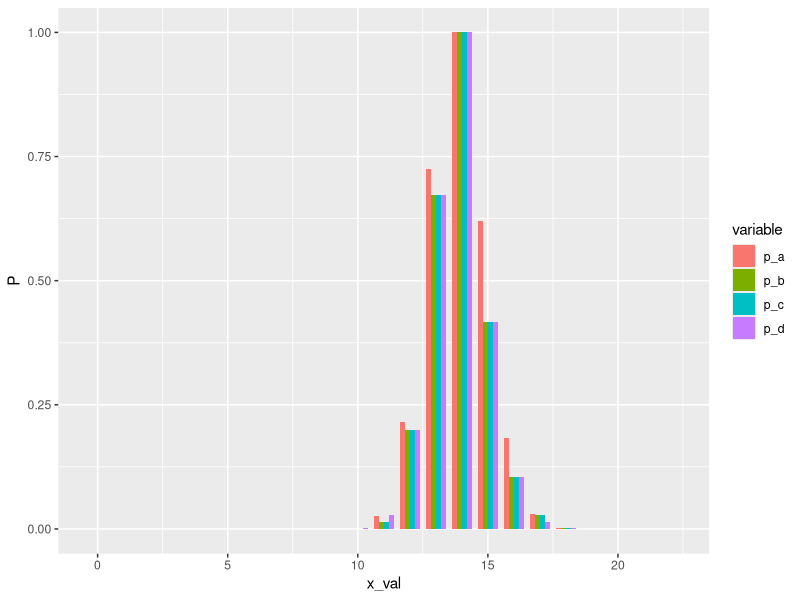

Write the R code that produced this figure.
## ---- chunk 1
library(ggplot2)
library(reshape2)
library(tidyverse)
## ---- chunk 2
dmodel <- function(x, c, n_1 = 10, n_2 = 10){
  dhyper(x, n_1, n_2, c)
}

pmodel <- function(x, c, n_1 = 10, n_2 = 10){
  phyper(x, n_1, n_2, c)
}

exp_val_model <- function(c, n_1, n_2){
  c*n_1 /(n_1 + n_2)
}
## ---- chunk 3
## Import the methods
## Modify to support Fischer
p_val_a <- function(x, c, n_1, n_2){
  pr_tail_l = pmodel(x, c, n_1, n_2)
  ## Use 1 - tail prob but add point prob
  pr_tail_r = 1 - pr_tail_l + dmodel(x, c, n_1, n_2)
  
  p_val = 2 * min(pr_tail_l, pr_tail_r, 1/2)
  p_val
}

p_val_a(7, 10, 10, 10)

p_val_b <- function(x, c, n_1, n_2, multi_modal = TRUE){
  W_x = dmodel(x, c, n_1, n_2)
  
  S = 0:c
  p_val = 0
  
  if (multi_modal){
    # If multimodal makes this a bad for this p-method
    for(y in S){
      W_y = dmodel(y, c, n_1, n_2)
      if(W_y > W_x){
      }
      else{
        p_y = W_y
        p_val = p_val + p_y
      }
    }
  }
  else{
    #WIP of effectivised computation
  }
  
  p_val
}

p_val_b(3, 10, 10, 10, TRUE)

# Assuming point mass function
p_val_c <- function(x, c, n_1, n_2){
  p_tail_l = pmodel(x, c, n_1, n_2)
  p_tail_r = 1- p_tail_l + + dmodel(x, c, n_1, n_2)
  epsilon = 1e-8
  if (p_tail_l < p_tail_r + epsilon){
    # Add the maximum right tail that is smaller than left tail
    ## Start with 0 tail and add one point mass at a time until it grow bigger than left tail
    r_tail_max_smaller = 0
    y = c
    sugg = r_tail_max_smaller
    while(sugg < p_tail_l + epsilon){
      r_tail_max_smaller = sugg # Accept suggestion
      r_add = dmodel(y, c, n_1, n_2) # Calculate new point mass to be added
      sugg = sugg + r_add # Propose new suggestion
      y = y - 1 # Take one lower y-value
    }
    p_val = p_tail_l +  r_tail_max_smaller
  }
  else{
    # Do the same thing but find maximum smaller left tail instead of right
    l_tail_max_smaller = 0
    y = 0
    sugg = l_tail_max_smaller
    while(sugg < p_tail_r + epsilon){
      l_tail_max_smaller = sugg # Accept suggestion
      l_add = dmodel(y, c, n_1, n_2) # Calculate new point mass to be added
      sugg = sugg + l_add # Propose new suggestion
      y = y + 1 # Take one higher y-value
    }
    p_val = p_tail_r +  l_tail_max_smaller
  }
  if(p_val > 1){ # If the distrbution is symmetric it will count the central event twice.
    return(1)
  }
  p_val
}

p_val_c(7, 10, 10, 10)

p_val_d <- function(x, c, n_1, n_2) {
  exp_val = exp_val_model(c, n_1, n_2)
  W_x = abs(x - exp_val)
  
  p_val = 0
  S = 0:c
  for(y in S){
    W_y = abs(y - exp_val)
    if(W_y < W_x){}
    else{
      p_val = p_val + dmodel(y, c, n_1, n_2)
    }
  }
  p_val
}

p_val_d(7, 10, 10, 10)
## ---- chunk 4
# Keeping it simple with bar plots
comparison_p_vals <- function(c, n_1, n_2){
  p_a = NULL
  p_b = NULL
  p_c = NULL
  p_d = NULL

  for(i in 0:c){
    p_a = c(p_a, p_val_a(i, c, n_1, n_2))
    p_b = c(p_b, p_val_b(i, c, n_1, n_2))
    p_c = c(p_c, p_val_c(i, c, n_1, n_2))
    p_d = c(p_d, p_val_d(i, c, n_1, n_2))
  }
  
  df <- data.frame(p_a, p_b, p_c, p_d)
  df["x_val"] <- 0:c
  
  df
}

df <- comparison_p_vals(22, 19, 11)

df %>%
  pivot_longer(-x_val, names_to = "variable", values_to = "P") %>%
  ggplot(aes(x = x_val, y = P, fill = variable), xlab = "Method") +
  geom_bar(stat = "identity", width = .75, position = "dodge")
## ---- chunk 5
# calculate power 
power_calc <- function(p_1, p_2, n_1, n_2, a, method){
  power = 0
  
  K = 0:(n_1 + n_2)
  for(c in K){
    # Calculate prob of c
    prob_c = prob_c_calc(c, p_1, p_2, n_1, n_2)
      
    S = 0:c
    for(i in S){
      p_val = method(i, c, n_1, n_2)
      if(a > p_val){
        prob_i_given_c = dmodel(i, c, n_1, n_2)
        power = power + prob_i_given_c * prob_c
      }
    }
  }
  power
}

prob_c_calc <- function(c, p_1, p_2, n_1, n_2){
  prob_c = 0
  for(i in 0:c){
    prob_ic = dbinom(i, n_1, p_1) *dbinom(c-i, n_2, p_2)
    prob_c = prob_c + prob_ic
  }
  prob_c
}

power_calc(0.1, 0.1, 220, 200, 0.05, p_val_a)
## ---- chunk 6
## make the heatmap plotting function
